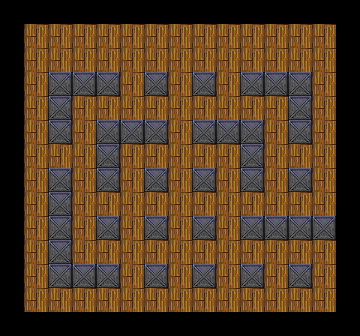

Rendered tile map (Tiled .tmx) drawn with the repository's tilesets; below, a short description and the map source with its tile grids summarised:
An orthogonal 15x14 tile map with 24x24 px tiles, 2 tile layers (roadAndBox, wall), 1 hidden layer not drawn, 4 tilesets and 77 objects (43x wall, 32x boxes, 2x playerPos).

<map version="1.0" tiledversion="1.1.5" orientation="orthogonal" renderorder="right-down" width="15" height="14" tilewidth="24" tileheight="24" infinite="0" nextobjectid="87">
 <tileset firstgid="1" name="1" tilewidth="24" tileheight="24" tilecount="1" columns="1">
  <image source="wall.png" width="24" height="24" />
 </tileset>
 <tileset firstgid="2" name="2" tilewidth="24" tileheight="24" tilecount="210" columns="10">
  <image source="resources.png" width="256" height="512" />
 </tileset>
 <tileset firstgid="212" name="3" tilewidth="24" tileheight="24" tilecount="441" columns="21">
  <image source="bg6.png" width="512" height="512" />
 </tileset>
 <tileset firstgid="653" name="3" tilewidth="24" tileheight="24" tilecount="50" columns="10">
  <image source="bom.png" width="256" height="128" />
 </tileset>
 <layer name="roadAndBox" width="15" height="14" locked="1">
  <data>[210 cells, 113 non-empty, 1 distinct tile ids]</data>
 </layer>
 <layer name="wall" width="15" height="14" locked="1">
  <data>[210 cells, 43 non-empty, 1 distinct tile ids]</data>
 </layer>
 <layer name="outSide" width="15" height="14" visible="0" locked="1">
  <data>[210 cells, 67 non-empty, 67 distinct tile ids]</data>
 </layer>
 <objectgroup name="object" visible="0">
  <object id="1" name="P1" type="playerPos" x="23.3333" y="48" width="24.6667" height="24.6667" />
  <object id="2" name="P2" type="playerPos" x="312.667" y="288.667" width="23.3333" height="23.3333" />
  <object id="3" type="boxes" x="96.6667" y="48" width="22.6667" height="22.6667" />
  <object id="4" type="boxes" x="146" y="48.6667" width="21.3333" height="20.6667" />
  <object id="8" type="boxes" x="169.999" y="49.3333" width="21.3333" height="20.6667" />
  <object id="9" type="boxes" x="216.667" y="48.6667" width="21.3333" height="20.6667" />
  <object id="10" type="boxes" x="121.333" y="74.6667" width="21.3333" height="20.6667" />
  <object id="11" type="boxes" x="169.334" y="74" width="21.3333" height="20.6667" />
  <object id="12" type="boxes" x="314.666" y="98" width="21.3333" height="20.6667" />
  <object id="13" type="boxes" x="314.667" y="122" width="21.3333" height="20.6667" />
  <object id="14" type="boxes" x="266.667" y="146" width="21.3333" height="20.6667" />
  <object id="15" type="boxes" x="290.667" y="146.666" width="21.3333" height="20.6667" />
  <object id="16" type="boxes" x="313.333" y="168.667" width="21.3333" height="20.6667" />
  <object id="17" type="boxes" x="290.667" y="241.334" width="21.3333" height="20.6667" />
  <object id="18" type="boxes" x="266" y="266" width="21.3333" height="20.6667" />
  <object id="19" type="boxes" x="218" y="265.334" width="21.3333" height="20.6667" />
  <object id="20" type="boxes" x="241.333" y="240.667" width="21.3333" height="20.6667" />
  <object id="21" type="boxes" x="217.333" y="216.667" width="21.3333" height="20.6667" />
  <object id="22" type="boxes" x="193.333" y="240.667" width="21.3333" height="20.6667" />
  <object id="23" type="boxes" x="145.334" y="241.334" width="21.3333" height="20.6667" />
  <object id="25" type="boxes" x="121.333" y="265.334" width="21.3333" height="20.6667" />
  <object id="27" type="boxes" x="74" y="216" width="21.3333" height="20.6667" />
  <object id="28" type="boxes" x="74.6667" y="192.666" width="21.3333" height="20.6667" />
  <object id="29" type="boxes" x="97.3333" y="192" width="21.3333" height="20.6667" />
  <object id="30" type="boxes" x="74" y="168.667" width="21.3333" height="20.6667" />
  <object id="31" type="boxes" x="25.3333" y="168" width="21.3333" height="20.6667" />
  <object id="32" type="boxes" x="26" y="192" width="21.3333" height="20.6667" />
  <object id="33" type="boxes" x="24" y="119.333" width="21.3333" height="20.6667" />
  <object id="34" type="boxes" x="24" y="96" width="21.3333" height="20.6667" />
  <object id="35" type="boxes" x="122" y="169.334" width="21.3333" height="20.6667" />
  <object id="36" type="boxes" x="146" y="145.333" width="21.3333" height="20.6667" />
  <object id="37" type="boxes" x="193.333" y="144.667" width="21.3333" height="20.6667" />
  <object id="38" type="boxes" x="193.333" y="191.333" width="21.3333" height="20.6667" />
  <object id="39" type="boxes" x="145.333" y="192" width="21.3333" height="20.6667" />
  <object id="40" type="wall" x="48.6667" y="71.3333" width="22.6667" height="24" />
  <object id="41" type="wall" x="73.3333" y="71.3333" width="22.6667" height="24" />
  <object id="42" type="wall" x="98" y="72" width="22.6667" height="24" />
  <object id="43" type="wall" x="144.667" y="72" width="22.6667" height="24" />
  <object id="44" type="wall" x="192" y="72" width="22.6667" height="24" />
  <object id="45" type="wall" x="241.333" y="72.6667" width="22.6667" height="24" />
  <object id="46" type="wall" x="266" y="72.6667" width="22.6667" height="24" />
  <object id="47" type="wall" x="290" y="72.6667" width="22.6667" height="24" />
  <object id="52" type="wall" x="288.667" y="96.6667" width="22.6667" height="24" />
  <object id="53" type="wall" x="289.333" y="121.333" width="22.6667" height="24" />
  <object id="54" type="wall" x="241.333" y="120.667" width="22.6667" height="24" />
  <object id="55" type="wall" x="241.333" y="144" width="22.6667" height="24" />
  <object id="56" type="wall" x="242" y="168.667" width="22.6667" height="24" />
  <object id="57" type="wall" x="288" y="168" width="22.6667" height="24" />
  <object id="58" type="wall" x="312.667" y="214.667" width="22.6667" height="24" />
  <object id="59" type="wall" x="290" y="215.333" width="22.6667" height="24" />
  <object id="60" type="wall" x="266.667" y="215.333" width="22.6667" height="24" />
  <object id="61" type="wall" x="241.333" y="216" width="22.6667" height="24" />
  <object id="62" type="wall" x="289.333" y="264" width="22.6667" height="24" />
  <object id="63" type="wall" x="240.667" y="263.333" width="22.6667" height="24" />
  <object id="64" type="wall" x="193.333" y="264" width="22.6667" height="24" />
  <object id="65" type="wall" x="193.333" y="213.333" width="22.6667" height="24" />
  <object id="66" type="wall" x="193.333" y="166" width="22.6667" height="24" />
  <object id="67" type="wall" x="192.667" y="119.333" width="22.6667" height="24" />
  <object id="68" type="wall" x="217.333" y="120" width="22.6667" height="24" />
  <object id="69" type="wall" x="147.333" y="119.333" width="22.6667" height="24" />
  <object id="70" type="wall" x="122.667" y="120" width="22.6667" height="24" />
  <object id="71" type="wall" x="98.6667" y="120" width="22.6667" height="24" />
  <object id="72" type="wall" x="98" y="144" width="22.6667" height="24" />
  <object id="73" type="wall" x="96.6667" y="166.667" width="22.6667" height="24" />
  <object id="74" type="wall" x="146" y="168" width="22.6667" height="24" />
  <object id="75" type="wall" x="145.333" y="214.667" width="22.6667" height="24" />
  <object id="76" type="wall" x="96" y="215.333" width="22.6667" height="24" />
  <object id="77" type="wall" x="144" y="263.333" width="22.6667" height="24" />
  <object id="78" type="wall" x="96.6667" y="264" width="22.6667" height="24" />
  <object id="79" type="wall" x="72" y="264.667" width="22.6667" height="24" />
  <object id="80" type="wall" x="49.3333" y="264.667" width="22.6667" height="24" />
  <object id="81" type="wall" x="50.6667" y="239.333" width="22.6667" height="24" />
  <object id="82" type="wall" x="50.6667" y="215.333" width="22.6667" height="24" />
  <object id="83" type="wall" x="50.6667" y="190" width="22.6667" height="24" />
  <object id="84" type="wall" x="50" y="167.333" width="22.6667" height="24" />
  <object id="85" type="wall" x="49.3333" y="119.333" width="22.6667" height="24" />
  <object id="86" type="wall" x="49.3333" y="94.6667" width="22.6667" height="24" />
 </objectgroup>
</map>
